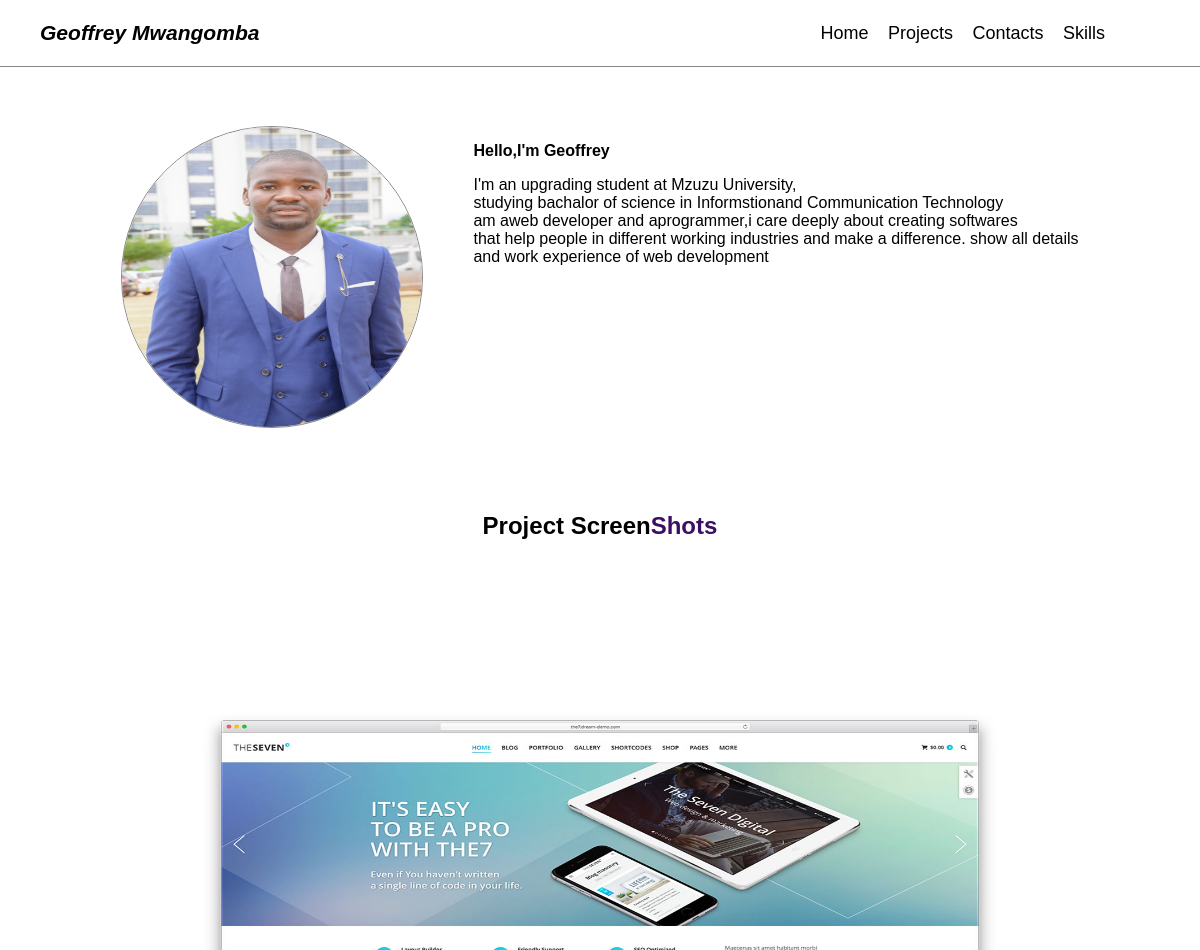
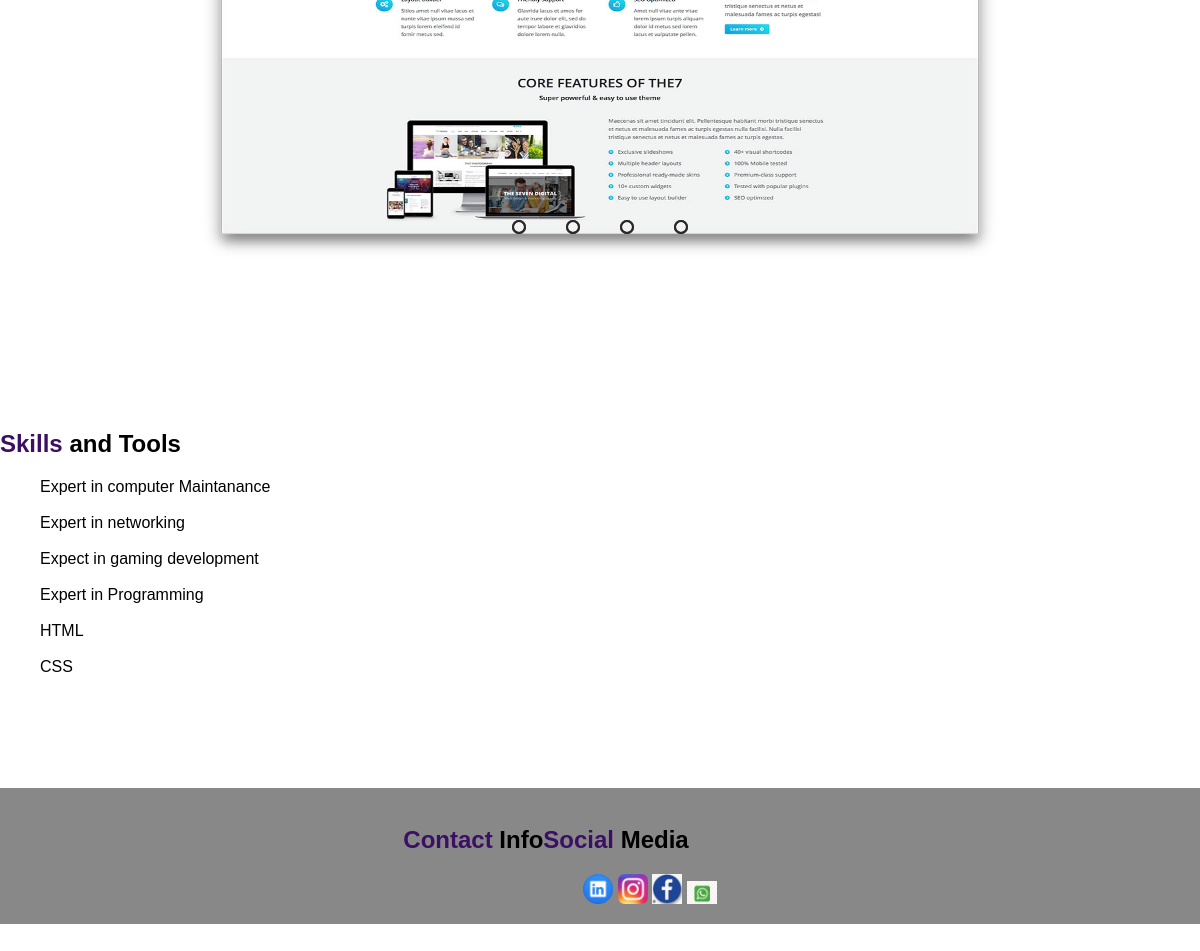
The page / on the database its author committed (2 pictures, top to bottom).
### tables this page shows
CREATE TABLE `web` (
  `aboutme` text NOT NULL,
  `contacts` text NOT NULL,
  `skills` text NOT NULL
);

### index.php (the view, shortened to what this page needs)
<!DOCTYPE html>
<html>
<head>
    <link rel="stylesheet" href="style.css">
</head>
<body>
<?php
    $servername = "localhost";
    $username = "root";
    $password = "";
    $dbname = "geoffrey";
    $conn = new mysqli($servername, $username, $password, $dbname);
    ?>
    <nav class="navbar">
        <div class="navdiv">
            <div class="nav_name">
                <h3>Geoffrey Mwangomba</h3>
            </div>
                <ul>
                    <li><a href="index.html">Home</a></li>
                    <li><a href="Projects.php">Projects</a></li>
                    <li><a href="Contacts.php">Contacts</a></li>
                    <li><a href="Skills.php">Skills</a></li>
                </ul>
        </div>
    </nav>
 <section class = "section_profile">
    <div class="inner_section">
        <div class="image">
            <img src="pic/icon.jpg" alt="pic">
        </div>
     <div class="profile">
        <P>
        <?php
    $sql = "SELECT * FROM web";
    $result = $conn->query($sql);
    if ($result->num_rows > 0) {
        while($row = $result->fetch_assoc()) {
            echo "" . $row["aboutme"]. "<br>";
        }
    } else {
        echo "0 results";
    }
    ?>
     </div>
    </div>
 </section>
 <div class="screenshots">
    <h2>Project Screen<span>Shots</span></h2>
 </div>
<section class="image_slide">
    <div class="slider">
        <div class="slides">
            <div class="slide first">
                <img src="pic/45.jpg" alt="pic">
            </div>
            <div class="navigation-auto">
                <div class="auto-btn1"></div>
                <div class="auto-btn2"></div>
                <div class="auto-btn3"></div>
                <div class="auto-btn4"></div>
            </div>
        </div>
        <div class="navigation-manual">
            <label for="radio1" class="manual-btn"></label>
            <label for="radio2" class="manual-btn"></label>
            <label for="radio3" class="manual-btn"></label>
            <label for="radio4" class="manual-btn"></label>
        </div>
    </div>
</section>
<section class="Section_3">
    <div>
        <h2> <span>Skills</span> and Tools</h2>
    </div>
    <?php
    $sql = "SELECT * FROM web";
    $result = $conn->query($sql);
    if ($result->num_rows > 0) {
        while($row = $result->fetch_assoc()) {
            echo "" . $row["skills"]. "<br>";
        }
    } else {
        echo "0 results";
    }
    ?>
</section>
<footer>
    <div class=" main_footer">
        <div ><br>
            <h2><span>Contact</span> Info</h2>
        </div>
        <div class="links"><br>
            <h2><span>Social</span> Media</h2>
            <ul>
                <li><img src="pic/in.png" alt=""></li>
                <li><img src="pic/inst.png" alt=""></li>
                <li><img src="pic/face.jpg" alt=""></li>
                <li><img src="pic/whatsapp.jpg" alt=""></li>
            </ul>
        </div>
    </div>
</footer>
</body>
</html>

### style.css (style rules this page uses)
body { margin: 0; padding: 0; border: none; font-family: 'poppins',sans-serif; }
.navbar { box-shadow: 0px 0px 0px 1px #888888; }
.navdiv { display: flex; align-items: center; justify-content: space-between; }
.nav_name { font-size: 18px; font-weight: bold; color: black; margin-left: 40px; font-style: italic; }
ul { margin-right: 80px; }
li { list-style: none; display: inline-block; }
li a { color: black; font-size: 18px; margin-right:15px; text-decoration: none; font-style:normal; }
.section_profile { margin-top: 60px; }
.inner_section { display: flex; justify-content: center; }
.image img { border-radius: 50%; border: 1px solid #888888; height: 300px; width: 300px; }
.profile { margin-left:50px ; }
footer { background-color: #888888; width: 100%; height: 50%; }
.main_footer { display: flex; margin: 60px; justify-content: center; }
h2 span { color:rgb(59, 15, 100); }
.links img { width: 30px; }
.screenshots { display: flex; margin-top: 5%; justify-content: center; align-items: center; }
.image_slide { margin: 0; padding: 0; height: 100vh; display: flex; justify-content: center; align-items: center; }
.slider { width:800px; height: 500px; border-radius: 10px; overflow: hidden; }
.slides { width: 500%; height: 500px; display: flex; }
.slide { width: 20%; transition: 2s; }
.slide img { height: 500px; width: 800px; }
.navigation-manual { position: absolute; width: 800px; margin-top: -40px; display: flex; justify-content: center; }
.manual-btn { border: 2px solid #29292b; padding: 5px; cursor: pointer; transition: 1s; border-radius: 10px; }
.manual-btn:not(:last-child) { margin-right: 40px; }
.navigation-auto { position:absolute; display: flex; width: 800px; justify-content: center; margin-top: 460px; }
.navigation-auto div { border: 2px solid #29292b; padding: 5px; border-radius: 10px; transition: 1s; }
.navigation-auto div:not(:last-child) { margin-right: 40px; }

### rows shown on the page
web: aboutme "Hello,I'm Geoffrey I'm an upgrading student at Mzuzu University, studying bachalor of science in Informstionand Communication Technology am aweb developer and aprogrammer,i care deeply about creating softwares that help people in different working industries and make a difference. show all details and work experience of web development", skills "Expert in computer Maintanance Expert in networking Expect in gaming development Expert in Programming HTML CSS"
